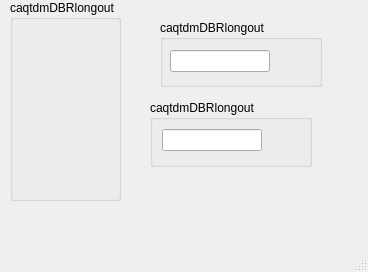
<?xml version="1.0" encoding="UTF-8"?>
<ui version="4.0">
 <class>MainWindow</class>
 <widget class="QMainWindow" name="MainWindow">
  <property name="geometry">
   <rect>
    <x>0</x>
    <y>0</y>
    <width>368</width>
    <height>272</height>
   </rect>
  </property>
  <property name="windowTitle">
   <string>MainWindow</string>
  </property>
  <widget class="QWidget" name="centralwidget">
   <widget class="QGroupBox" name="groupBox_3">
    <property name="geometry">
     <rect>
      <x>160</x>
      <y>20</y>
      <width>162</width>
      <height>67</height>
     </rect>
    </property>
    <property name="autoFillBackground">
     <bool>true</bool>
    </property>
    <property name="title">
     <string>caqtdmDBRlongout</string>
    </property>
    <widget class="caTextEntry" name="catextentry_16">
     <property name="geometry">
      <rect>
       <x>10</x>
       <y>30</y>
       <width>100</width>
       <height>22</height>
      </rect>
     </property>
     <property name="channel" stdset="0">
      <string notr="true">epics4://caqtdmDBRlongout</string>
     </property>
     <property name="colorMode">
      <enum>caLineEdit::Alarm_Default</enum>
     </property>
    </widget>
   </widget>
   <widget class="QGroupBox" name="groupBox_4">
    <property name="geometry">
     <rect>
      <x>150</x>
      <y>100</y>
      <width>162</width>
      <height>67</height>
     </rect>
    </property>
    <property name="autoFillBackground">
     <bool>true</bool>
    </property>
    <property name="title">
     <string>caqtdmDBRlongout</string>
    </property>
    <widget class="caTextEntry" name="catextentry_17">
     <property name="geometry">
      <rect>
       <x>12</x>
       <y>29</y>
       <width>100</width>
       <height>22</height>
      </rect>
     </property>
     <property name="channel" stdset="0">
      <string notr="true">caqtdmDBRlongout</string>
     </property>
     <property name="colorMode">
      <enum>caLineEdit::Alarm_Default</enum>
     </property>
    </widget>
   </widget>
   <widget class="QGroupBox" name="groupBox_5">
    <property name="geometry">
     <rect>
      <x>10</x>
      <y>0</y>
      <width>111</width>
      <height>201</height>
     </rect>
    </property>
    <property name="autoFillBackground">
     <bool>true</bool>
    </property>
    <property name="title">
     <string>caqtdmDBRlongout</string>
    </property>
    <widget class="caSlider" name="caslider_2">
     <property name="geometry">
      <rect>
       <x>40</x>
       <y>10</y>
       <width>20</width>
       <height>150</height>
      </rect>
     </property>
     <property name="channel" stdset="0">
      <string notr="true">epics4://caqtdmDBRlongout</string>
     </property>
     <property name="colorMode">
      <enum>caSlider::Alarm</enum>
     </property>
    </widget>
   </widget>
  </widget>
  <widget class="QMenuBar" name="menubar">
   <property name="geometry">
    <rect>
     <x>0</x>
     <y>0</y>
     <width>368</width>
     <height>19</height>
    </rect>
   </property>
  </widget>
  <widget class="QStatusBar" name="statusbar"/>
 </widget>
 <customwidgets>
  <customwidget>
   <class>caSlider</class>
   <extends>QWidget</extends>
   <header>caSlider</header>
  </customwidget>
  <customwidget>
   <class>caTextEntry</class>
   <extends>caLineEdit</extends>
   <header>caTextEntry</header>
  </customwidget>
  <customwidget>
   <class>caLineEdit</class>
   <extends>QLineEdit</extends>
   <header>caLineEdit</header>
  </customwidget>
 </customwidgets>
 <resources/>
 <connections/>
</ui>
